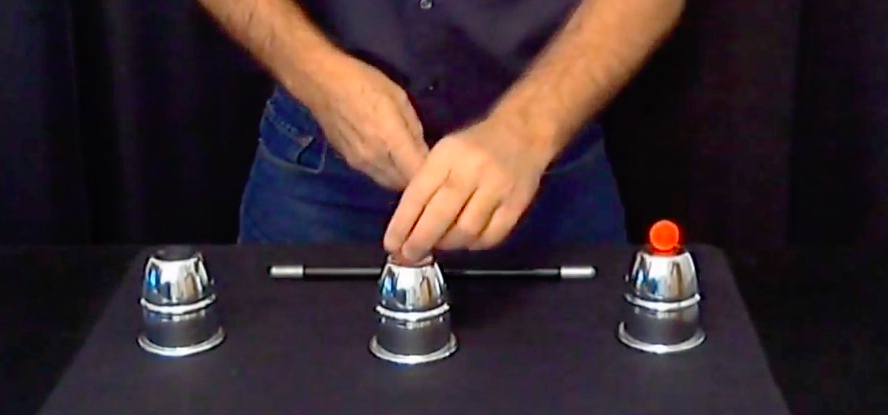
#> input picture img.png, 888 x 415 px; its folder holds only this picture in this run
$ python -i cups_colored.py   (imports and definitions only)
#> lines starting #> are read from the running program, lines starting #| are printed output that depends on the picture; after the words box and inside, x2 and y2 are one past the last pixel; in counts of white or black regions, pixels touching at a corner belong together
#> further down, picture is the input picture: shape (415, 888, 3); mean B, G, R 47.8, 43.2, 57.7


import cv2
import numpy as np

#blue cup
cup1HSVl= np.array([80,180,150],np.uint8)
cup1HSVh = np.array([110,255,255],np.uint8)
#green cup
cup2HSVl= np.array([40,70,80],np.uint8)
cup2HSVh = np.array([80,220,255],np.uint8)

#red cup
cup3HSVl= np.array([0,125,50],np.uint8)
cup3HSVh = np.array([6,205,215],np.uint8)
cup3HSVl2= np.array([172,125,50],np.uint8)
cup3HSVh2 = np.array([180,220,215],np.uint8)
filters=[(cup1HSVl, cup1HSVh),(cup2HSVl, cup2HSVh),(cup3HSVl, cup3HSVh,cup3HSVl2, cup3HSVh2)]
colors=[(255,255,0),(0,255,0),(255,0,255)]
movingdown=-1
movingup=-1
empty=-1
countup,countdown=0,0
cupslocal=[((-1,-1),0),((-1,-1),1),((-1,-1),2)]
stacked=[False,False,False]
movement=[0,0,0]
# [8 lines left out: function reset, not called in this run]

def extract_cups(frame):
    global cupslocal
  #  frame=cv2.medianBlur(frame,3)
    cups=[]
    i=0;
    for filter in filters:
        found=False
        cup=((0,0),(0,0))
        HSV = cv2.cvtColor(frame, cv2.COLOR_BGR2HSV)
        mask = np.uint8(cv2.inRange(HSV, filter[0], filter[1]))
        if(len(filter)>2):
            mask = mask | np.uint8(cv2.inRange(HSV, filter[2], filter[3]))
        mask=cv2.erode(mask,None,3)
        mask=cv2.dilate(mask,None,5)
        mask=cv2.medianBlur(mask,5)
        if(i==2):
            cv2.imshow('cup',mask)
        (cnts, cmask) = cv2.findContours(mask, cv2.RETR_EXTERNAL,cv2.CHAIN_APPROX_SIMPLE)
        size=0
        for cnt in cnts:
            (x, y, w, h) = cv2.boundingRect(cnt)
            area=cv2.contourArea(cnt)
            if(size<area):
                size=area
                cup=(x+w/2,y+h/2)
                found=True
       # print(size/np.size(mask))
        if(found and size> (0.001*np.size(mask))):
            cv2.circle(frame,cup,4,(255,0,0),-1)
            cupslocal[i]=cup,i
            cups.append((cup,i))
        else:
            cups.append(cupslocal[i])
        i+=1
#> this loop made 3 passes
#> pass 1, in extract_cups, `mask = np.uint8(cv2.inRange(HSV, filter[0], filter[1]))`:
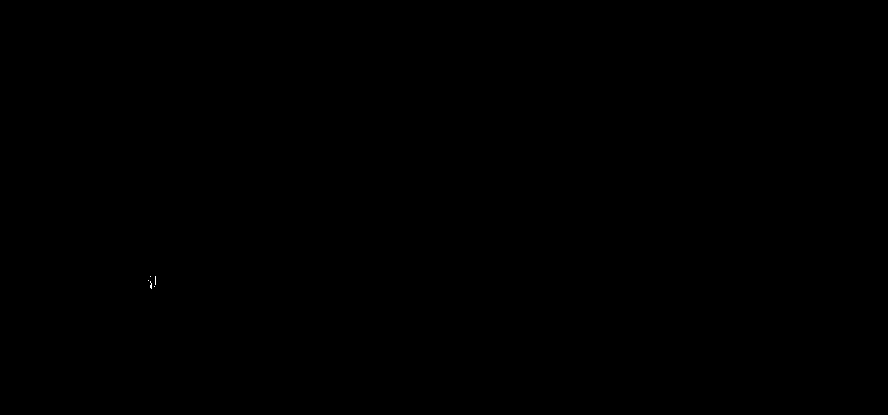
#> mask: shape (415, 888); 0.01% white in thin lines or dots, all inside (x1, y1, x2, y2) = (148, 276, 156, 289)
#> pass 3, in extract_cups, `mask = np.uint8(cv2.inRange(HSV, filter[0], filter[1]))`:
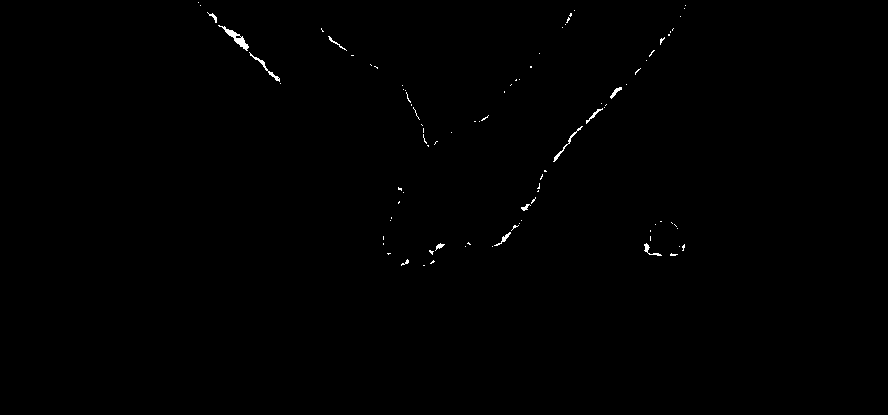
#> mask: shape (415, 888); 0.3% white in thin lines or dots, all inside (x1, y1, x2, y2) = (198, 2, 686, 266)
#> after the loop:
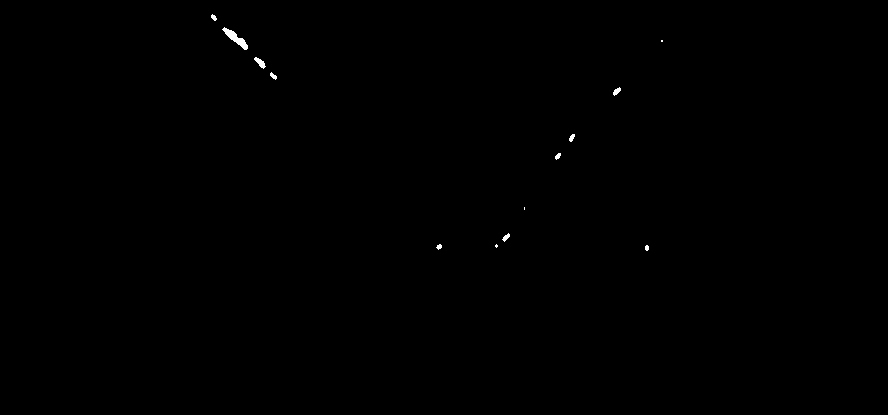
#> mask: shape (415, 888); 0.14% white; 13 white regions (3 under 20 px), largest, box (x1, y1, x2, y2) and area: (222, 27, 248, 50) 197, (254, 57, 266, 69) 66, (613, 87, 621, 96) 40
#> after the loop, cups = [((-1, -1), 0), ((-1, -1), 1), ((-1, -1), 2)]; cupslocal = [((-1, -1), 0), ((-1, -1), 1), ((-1, -1), 2)]; i = 3
    cv2.imshow('cups',frame)
    return cups


# [59 lines left out: functions resize, getStacked, cupMovements, getEmptyCup, getLastMoving, not called in this run]
def getLastMovingDown():
    return movingdown


"""
cap= cv2.VideoCapture('vids/colored3.mov')
ret,frame=cap.read()
frame=resize(frame, 200)
prev=extract_cups(frame)

while True:
    print("loop")
    ret,frame=cap.read()
    ret,frame=cap.read()
    ret,frame=cap.read()
    frame=resize(frame, 200)
    cv2.imshow('source',frame)
    cups=extract_cups(frame)
    cupMovements(prev,cups)
    prev=cups
    cv2.imshow('source',frame)
    k=cv2.waitKey(0)
    if k==13:
        break
"""

>>> import cv2
>>> picture = cv2.imread('img.png')
>>> result = extract_cups(picture)
#> result = [((-1, -1), 0), ((-1, -1), 1), ((-1, -1), 2)]
